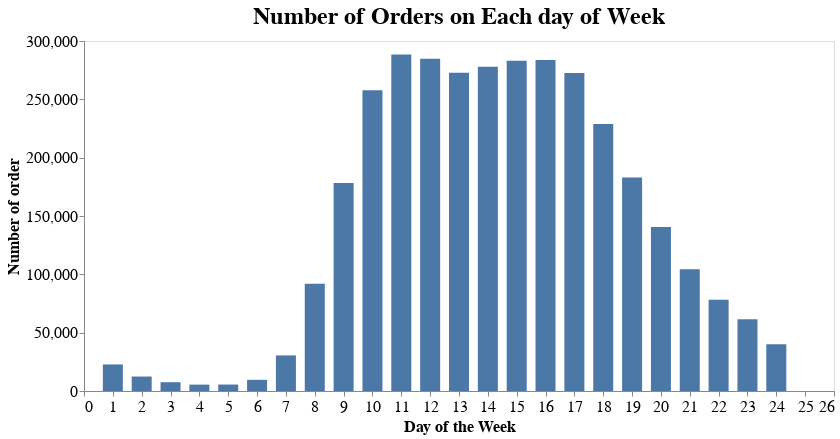

Notebook code for this chart:
### Code cell
n = alt.Chart(count, height = 350, width = 750,title = 'Number of Orders on Each day of Week').mark_bar(size=20).encode(
    x='i',
    y='order_number'
).configure_axis(
    labelFontSize=16,
    titleFontSize=16,
    grid = False
).configure_title(fontSize=24)


n.encoding.y.title = 'Number of order'
n.encoding.x.title = 'Day of the Week'

n

### Figure 1 — Vega-Lite specification as saved in the notebook (floating-point values rounded to 4 significant figures)
{"config": {"view": {"continuousWidth": 400, "continuousHeight": 300}, "axis": {"grid": false, "labelFontSize": 16, "titleFontSize": 16}, "title": {"fontSize": 24}}, "data": {"name": "data-43e70bc44017addeeb090f22a9c5135e"}, "mark": {"type": "bar", "size": 20}, "encoding": {"x": {"type": "quantitative", "field": "i", "title": "Day of the Week"}, "y": {"type": "quantitative", "field": "order_number", "title": "Number of order"}}, "height": 350, "title": "Number of Orders on Each day of Week", "width": 750, "$schema": "https://vega.github.io/schema/vega-lite/v4.0.0.json", "datasets": {"data-43e70bc44017addeeb090f22a9c5135e": [{"order_number": 22758, "i": 1}, {"order_number": 12398, "i": 2}, {"order_number": 7539, "i": 3}, {"order_number": 5474, "i": 4}, {"order_number": 5527, "i": 5}, {"order_number": 9569, "i": 6}, {"order_number": 30529, "i": 7}, {"order_number": 91868, "i": 8}, {"order_number": 178201, "i": 9}, {"order_number": 257812, "i": 10}, {"order_number": 288418, "i": 11}, {"order_number": 284728, "i": 12}, {"order_number": 272841, "i": 13}, {"order_number": 277999, "i": 14}, {"order_number": 283042, "i": 15}, {"order_number": 283639, "i": 16}, {"order_number": 272553, "i": 17}, {"order_number": 228795, "i": 18}, {"order_number": 182912, "i": 19}, {"order_number": 140569, "i": 20}, {"order_number": 104292, "i": 21}, {"order_number": 78109, "i": 22}, {"order_number": 61468, "i": 23}, {"order_number": 40043, "i": 24}]}}
